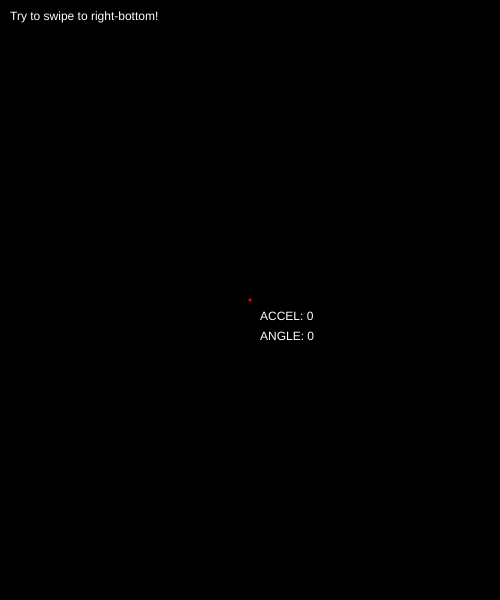
Frame 1 (no input)
Frame 60 (no input): identical to frame 1, image omitted
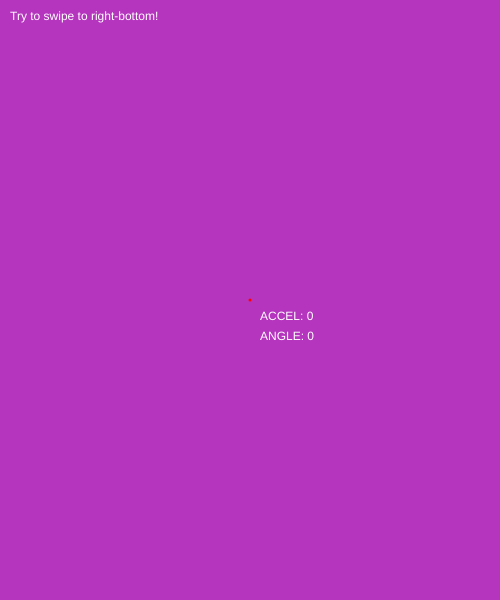
Frame 120 (the mouse pressed at the canvas centre since frame 60)

The p5.js sketch that drew these frames (run headless with seeded random() and noise() and a simulated clock; from frame 60 on, the mouse is pressed at the canvas centre):

// p5.js sketch
// ── sketch.js
// IMA | NYU Shanghai
// MOQN
// Oct 5 2019


let threshold = 80;
let bgColor;

function setup() {
  createCanvas(500, 600);

  bgColor = color(0);
  background(bgColor);
}

function draw() {
  background(bgColor);

  let v1 = createVector(pmouseX, pmouseY);
  let v2 = createVector(mouseX, mouseY);

  let vector = p5.Vector.sub(v2, v1);
  let accel = vector.mag();
  let angle = vector.heading();

  push();
  translate(width/2, height/2);
  stroke(255, 0, 0);
  strokeWeight(3);
  line(0, 0, vector.x, vector.y);

  noStroke();
  fill(255);
  text("ACCEL: " + floor(accel), 10, 20);
  text("ANGLE: " + floor(degrees(angle)), 10, 40);
  pop();

  let deg = degrees(angle);
  if (deg > 30 && deg < 60 && accel > 50) {
    bgColor = color( random(255),random(255),random(255) );
  }

  fill(255);
  text("Try to swipe to right-bottom!", 10, 20);
}
